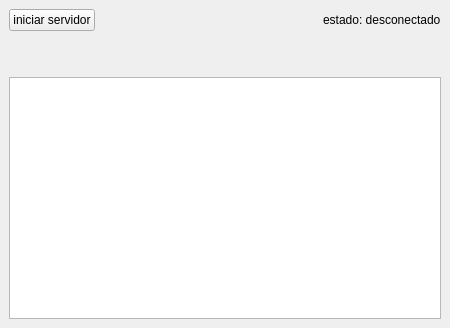
<?xml version="1.0" encoding="UTF-8"?>
<ui version="4.0">
 <class>MainWindow</class>
 <widget class="QMainWindow" name="MainWindow">
  <property name="geometry">
   <rect>
    <x>0</x>
    <y>0</y>
    <width>450</width>
    <height>328</height>
   </rect>
  </property>
  <property name="windowTitle">
   <string>MainWindow</string>
  </property>
  <widget class="QWidget" name="centralwidget">
   <layout class="QHBoxLayout" name="horizontalLayout_2">
    <item>
     <layout class="QVBoxLayout" name="verticalLayout">
      <item>
       <layout class="QHBoxLayout" name="horizontalLayout">
        <item>
         <widget class="QPushButton" name="pushButton_iniciar">
          <property name="text">
           <string>iniciar servidor</string>
          </property>
         </widget>
        </item>
        <item>
         <spacer name="horizontalSpacer">
          <property name="orientation">
           <enum>Qt::Orientation::Horizontal</enum>
          </property>
          <property name="sizeHint" stdset="0">
           <size>
            <width>40</width>
            <height>20</height>
           </size>
          </property>
         </spacer>
        </item>
        <item>
         <widget class="QLabel" name="label_estado">
          <property name="text">
           <string>estado: desconectado</string>
          </property>
         </widget>
        </item>
       </layout>
      </item>
      <item>
       <spacer name="verticalSpacer">
        <property name="orientation">
         <enum>Qt::Orientation::Vertical</enum>
        </property>
        <property name="sizeType">
         <enum>QSizePolicy::Policy::Preferred</enum>
        </property>
        <property name="sizeHint" stdset="0">
         <size>
          <width>20</width>
          <height>40</height>
         </size>
        </property>
       </spacer>
      </item>
      <item>
       <widget class="QTextEdit" name="textEdit_logs"/>
      </item>
     </layout>
    </item>
   </layout>
  </widget>
 </widget>
 <resources/>
 <connections/>
</ui>
